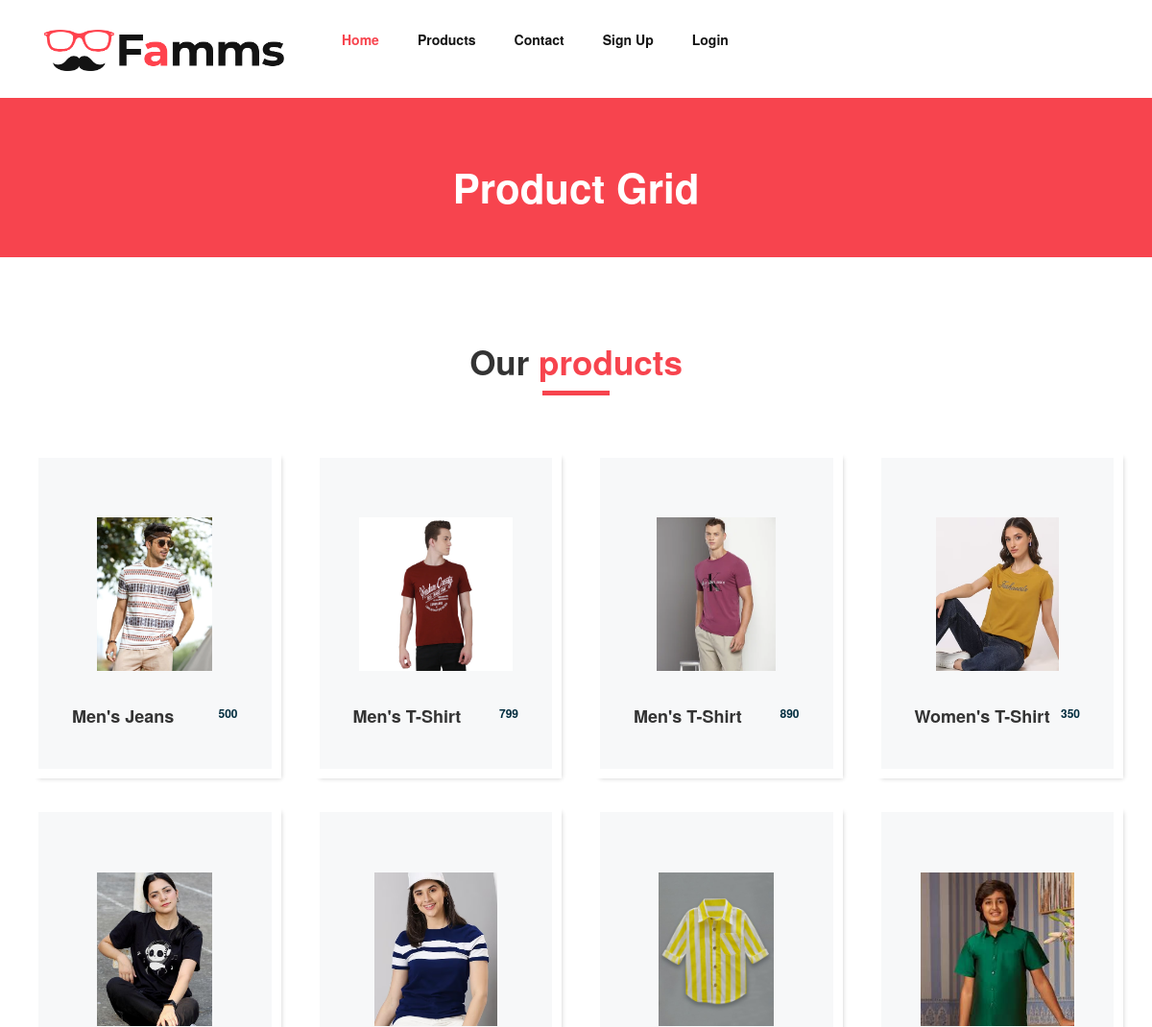
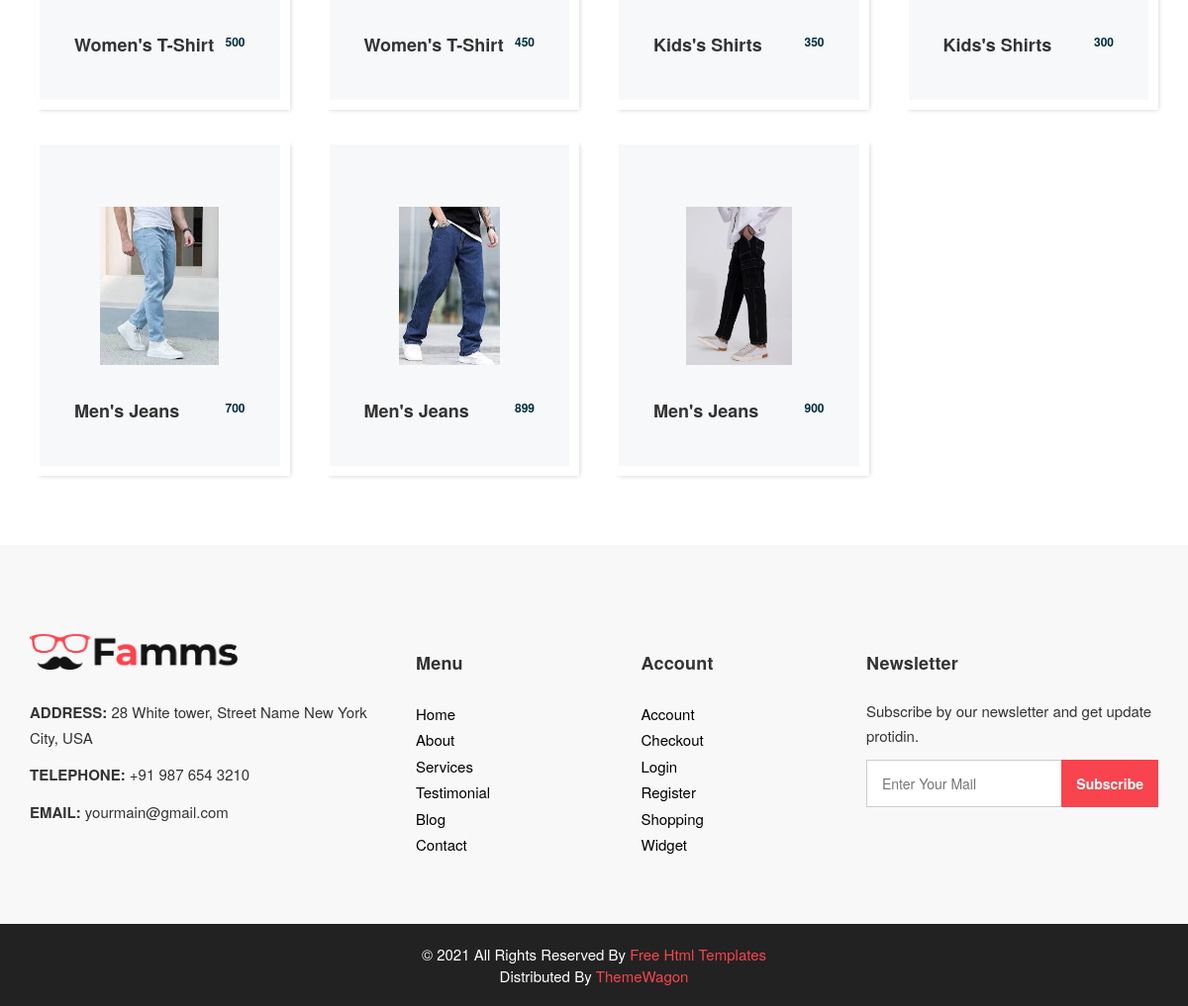
The app's page /product/ with its own data (2 pictures, top to bottom).
### myapp/models.py (models this page shows, shortened)
class Product(models.Model):
	category=(
		("Men","Men"),
		("Women","Women"),
		("Kids","Kids"),
	)
	sub_category=(
		("Jeans","Jeans"),
		("T-Shirt","T-Shirt"),
		("Shirts","Shirts"),
	)
	seller=models.ForeignKey(User,on_delete=models.CASCADE)
	product_category=models.CharField(max_length=100,choices=category)
	product_sub_category=models.CharField(max_length=100,choices=sub_category)
	product_name=models.CharField(max_length=100)
	product_price=models.PositiveIntegerField()
	product_image=models.ImageField(upload_to="product_image/")
	product_desc=models.TextField()

### myapp/views.py (the view)
# urls.py: path('product/',views.product,name='product'),
def product(request):
	products=Product.objects.all()
	return render(request,'product.html',{'products':products})

### myapp/templates/product.html (shortened to what this page needs)
{% extends 'header.html' %}
{% load static %}
{% block content %}
<!DOCTYPE html>
<html>
   <head>
   </head>
   <body class="sub_page">
      <section class="inner_page_head">
         <div class="container_fuild">
            <div class="row">
               <div class="col-md-12">
                  <div class="full">
                     <h3>Product Grid</h3>
                  </div>
               </div>
            </div>
         </div>
      </section>
      <section class="product_section layout_padding">
         <div class="container">
            <div class="heading_container heading_center">
               <h2>
                  Our <span>products</span>
               </h2>
            </div>
            <div class="row">
               {% for i in products %}
               <div class="col-sm-6 col-md-4 col-lg-3">
                  <div class="box">
                     <div class="img-box">
                        <img src="{{i.product_image.url}}" alt="">
                     </div>
                     <div class="detail-box">
                        <h5>
                           {{i.product_category}}'s {{i.product_sub_category}}
                        </h5>
                        <h6>
                            {{i.product_price}}
                        </h6>
                     </div>
                  </div>
               </div>
               {% endfor %}
            </div>
         </div>
      </section>
   </body>
</html>
{% endblock %}

### myapp/templates/header.html (shortened to what this page needs)
{% load static %}
<!DOCTYPE html>
<html>
   <head>
      <link rel="stylesheet" type="text/css" href="{% static 'css/bootstrap.css' %}" />
      <link href="{% static 'css/font-awesome.min.css' %}" rel="stylesheet" />
      <link href="{% static 'css/style.css' %}" rel="stylesheet" />
      <link href="{% static 'css/responsive.css' %}" rel="stylesheet" />
      <link rel="stylesheet" href="https://maxcdn.bootstrapcdn.com/bootstrap/3.3.7/css/bootstrap.min.css">
   </head>
   <body>
         <header class="header_section">
            <div class="container">
               <nav class="navbar navbar-expand-lg custom_nav-container ">
                  <a class="navbar-brand" href="index.html"><img width="250" src="{% static 'images/logo.png' %}" alt="#" /></a>
                  <div class="collapse navbar-collapse" id="navbarSupportedContent">
                     <ul class="navbar-nav" style="align-items: center;">
                        <li class="nav-item active">
                           <a class="nav-link" href="/">Home <span class="sr-only">(current)</span></a>
                        </li>
                        <li class="nav-item">
                           <a class="nav-link" href="{% url 'product' %}">Products</a>
                        </li>
                        <li class="nav-item">
                           <a class="nav-link" href="{% url 'contact' %}">Contact</a>
                        </li>
                        {% if request.session.email %}
                           <li class="nav-item">
                              <a class="nav-link" href="{% url 'logout' %}">Logout({{request.session.fname}})</a>
                           </li>
                           <li class="nav-item">
                              <a class="nav-link" href="{% url 'profile' %}"><img src="{{request.session.profile_picture}}" style="width: 50px; height: 50px;border-radius: 50%;"></a>
                           </li>
                        {% else %}
                           <li class="nav-item">
                              <a class="nav-link" href="{% url 'signup' %}">Sign Up</a>
                           </li>
                           <li class="nav-item">
                              <a class="nav-link" href="{% url 'login' %}">Login</a>
                           </li>
                        {% endif %}
                     </ul>
                  </div>
               </nav>
            </div>
         </header>
      {% block content %}
      {% endblock %}
      <footer>
         <div class="container">
            <div class="row">
               <div class="col-md-4">
                   <div class="full">
                      <div class="logo_footer">
                        <a href="#"><img width="210" src="{% static 'images/logo.png' %}" alt="#" /></a>
                      </div>
                      <div class="information_f">
                        <p><strong>ADDRESS:</strong> 28 White tower, Street Name New York City, USA</p>
                        <p><strong>TELEPHONE:</strong> +91 987 654 3210</p>
                        <p><strong>EMAIL:</strong> yourmain@gmail.com</p>
                      </div>
                   </div>
               </div>
               <div class="col-md-8">
                  <div class="row">
                  <div class="col-md-7">
                     <div class="row">
                        <div class="col-md-6">
                     <div class="widget_menu">
                        <h3>Menu</h3>
                        <ul>
                           <li><a href="#">Home</a></li>
                           <li><a href="#">About</a></li>
                           <li><a href="#">Services</a></li>
                           <li><a href="#">Testimonial</a></li>
                           <li><a href="#">Blog</a></li>
                           <li><a href="#">Contact</a></li>
                        </ul>
                     </div>
                  </div>
                  <div class="col-md-6">
                     <div class="widget_menu">
                        <h3>Account</h3>
                        <ul>
                           <li><a href="#">Account</a></li>
                           <li><a href="#">Checkout</a></li>
                           <li><a href="#">Login</a></li>
                           <li><a href="#">Register</a></li>
                           <li><a href="#">Shopping</a></li>
                           <li><a href="#">Widget</a></li>
                        </ul>
                     </div>
                  </div>
                     </div>
                  </div>
                  <div class="col-md-5">
                     <div class="widget_menu">
                        <h3>Newsletter</h3>
                        <div class="information_f">
                          <p>Subscribe by our newsletter and get update protidin.</p>
                        </div>
                        <div class="form_sub">
                           <form>
                              <fieldset>
                                 <div class="field">
                                    <input type="email" placeholder="Enter Your Mail" name="email" />
                                    <input type="submit" value="Subscribe" />
                                 </div>
                              </fieldset>
                           </form>
                        </div>
                     </div>
                  </div>
                  </div>
               </div>
            </div>
         </div>
      </footer>
      <div class="cpy_">
         <p class="mx-auto">© 2021 All Rights Reserved By <a href="https://html.design/">Free Html Templates</a><br>
            Distributed By <a href="https://themewagon.com/" target="_blank">ThemeWagon</a>
         </p>
      </div>
   </body>
</html>

### myapp/static/css/style.css (style rules this page uses)
* { box-sizing: border-box; }
body { font-family: 'Montserrat', sans-serif; color: #0c0c0c; background-color: #ffffff; overflow-x: hidden; }
.layout_padding { padding: 70px 0; }
h1, h2 { font-family: 'Playfair Display', serif; }
.heading_container { display: -webkit-box; display: -ms-flexbox; display: flex; -webkit-box-orient: vertical; -webkit-box-direction: normal; -ms-flex-direction: column; flex-direction: column; -webkit-box-align: start; -ms-flex-align: start; align-items: flex-start; }
.heading_container h2 { position: relative; margin-bottom: 0; font-size: 3.5rem; font-weight: bold; }
.heading_container h2::after { content: ""; display: block; width: 70px; height: 5px; background: #f7444e; margin: 10px auto 10px; }
.heading_container h2 span { color: #f7444e; }
.heading_container.heading_center { -webkit-box-align: center; -ms-flex-align: center; align-items: center; text-align: center; }
a, a:hover, a:focus { text-decoration: none; }
.header_section { padding: 15px 0; }
.navbar-brand { font-family: 'Playfair Display', serif; }
.custom_nav-container { padding: 0; }
.custom_nav-container .navbar-nav { margin-left: auto; }
.custom_nav-container .navbar-nav .nav-item .nav-link { padding: 5px 20px; color: #131313; text-align: center; border-radius: 5px; -webkit-transition: all 0.3s; transition: all 0.3s; font-weight: 700; }
.custom_nav-container .navbar-nav .nav-item:hover .nav-link, .custom_nav-container .navbar-nav .nav-item.active .nav-link { color: #f7444e; }
.product_section .heading_container { margin-bottom: 20px; }
.product_section .box { position: relative; margin-top: 25px; padding: 35px 35px; background-color: #f7f8f9; -webkit-transition: all .3s; transition: all .3s; overflow: hidden; box-shadow: 5px 5px 5px -5px rgba(0,0,0,.2); border: solid #fff 10px; }
.product_section .box .img-box { display: -webkit-box; display: -ms-flexbox; display: flex; -webkit-box-pack: center; -ms-flex-pack: center; justify-content: center; -webkit-box-align: center; -ms-flex-align: center; align-items: center; height: 215px; }
.product_section .box .img-box img { max-width: 100%; max-height: 160px; -webkit-transition: all .3s; transition: all .3s; }
.product_section .box .detail-box { text-align: center; display: -webkit-box; display: -ms-flexbox; display: flex; -webkit-box-pack: justify; -ms-flex-pack: justify; justify-content: space-between; }
.product_section .box .detail-box h5 { font-size: 18px; margin-top: 10px; }
.product_section .box .detail-box h6 { margin-top: 10px; color: #002c3e; font-weight: 600; }
.detail-box h5 { font-size: 21px; font-weight: 700; }
.inner_page_head { background: #f7444e; text-align: center; color: #fff; padding-top: 50px; padding-bottom: 40px; }
.inner_page_head h3 { font-size: 42px; font-weight: 800; }
footer { background: #f8f8f8; padding: 90px 0 70px; }
.logo_footer { margin-bottom: 30px; }
.information_f p { margin-bottom: 1.2rem; line-height: 25px; font-size: 15px; }
.widget_menu h3 { font-size: 18px; font-weight: 700; letter-spacing: 0.2px; margin-bottom: 25px; }
.widget_menu ul { list-style: none; padding: 0; margin: 0; }
.widget_menu ul li { float: left; width: 100%; }
.widget_menu ul li a { font-size: 15px; color: #000; margin-bottom: 0; float: left; width: 100%; margin-top: 5px; }
.field { display: flex; }
.widget_menu { float: left; width: 100%; }
div.form_sub .field input[type="email"], div.form_sub .field input[type="email"]:hover, div.form_sub .field input[type="email"]:focus { padding: 10px 110px 10px 15px; border-radius: 0; border: solid #ccc 1px; font-size: 14px; position: relative; box-shadow: none; width: 100%; height: 48px; }
.form_sub { position: relative; }
.form_sub input[type="email"] + input[type="submit"] { position: absolute; right: 0; background: #f7444e; color: #fff; border: none; top: 0px; font-size: 14px; height: 48px; font-weight: 600; padding: 0 15px; }
form input,select { background: #fff; border: solid #ccc 1px; padding: 15px 15px; width: 100%; font-size: 14px; margin-bottom: 20px; line-height: normal; }
form input[type="submit"] { border: none; padding: 15px 45px; width: auto; font-size: 16px; line-height: normal; margin: 0 auto; display: flex; background: #333; color: #fff; font-weight: 600; transition: ease all 0.1s; }
.cpy_ { background: #222; text-align: center; padding: 20px 0; }
.cpy_ p { margin: 0; color: #fff; font-size: 15px; font-weight: 400; }
.cpy_ p a { margin: 0; color: #f7444e; font-size: 15px; font-weight: 400; }

### records on screen
Product: product_image (picture), product_category "Men", product_sub_category "Jeans", product_price "500"
Product: product_image (picture), product_category "Men", product_sub_category "T-Shirt", product_price "799"
Product: product_image (picture), product_category "Men", product_sub_category "T-Shirt", product_price "890"
Product: product_image (picture), product_category "Women", product_sub_category "T-Shirt", product_price "350"
Product: product_image (picture), product_category "Women", product_sub_category "T-Shirt", product_price "500"
Product: product_image (picture), product_category "Women", product_sub_category "T-Shirt", product_price "450"
Product: product_image (picture), product_category "Kids", product_sub_category "Shirts", product_price "350"
Product: product_image (picture), product_category "Kids", product_sub_category "Shirts", product_price "300"
Product: product_image (picture), product_category "Men", product_sub_category "Jeans", product_price "700"
Product: product_image (picture), product_category "Men", product_sub_category "Jeans", product_price "899"
Product: product_image (picture), product_category "Men", product_sub_category "Jeans", product_price "900"
